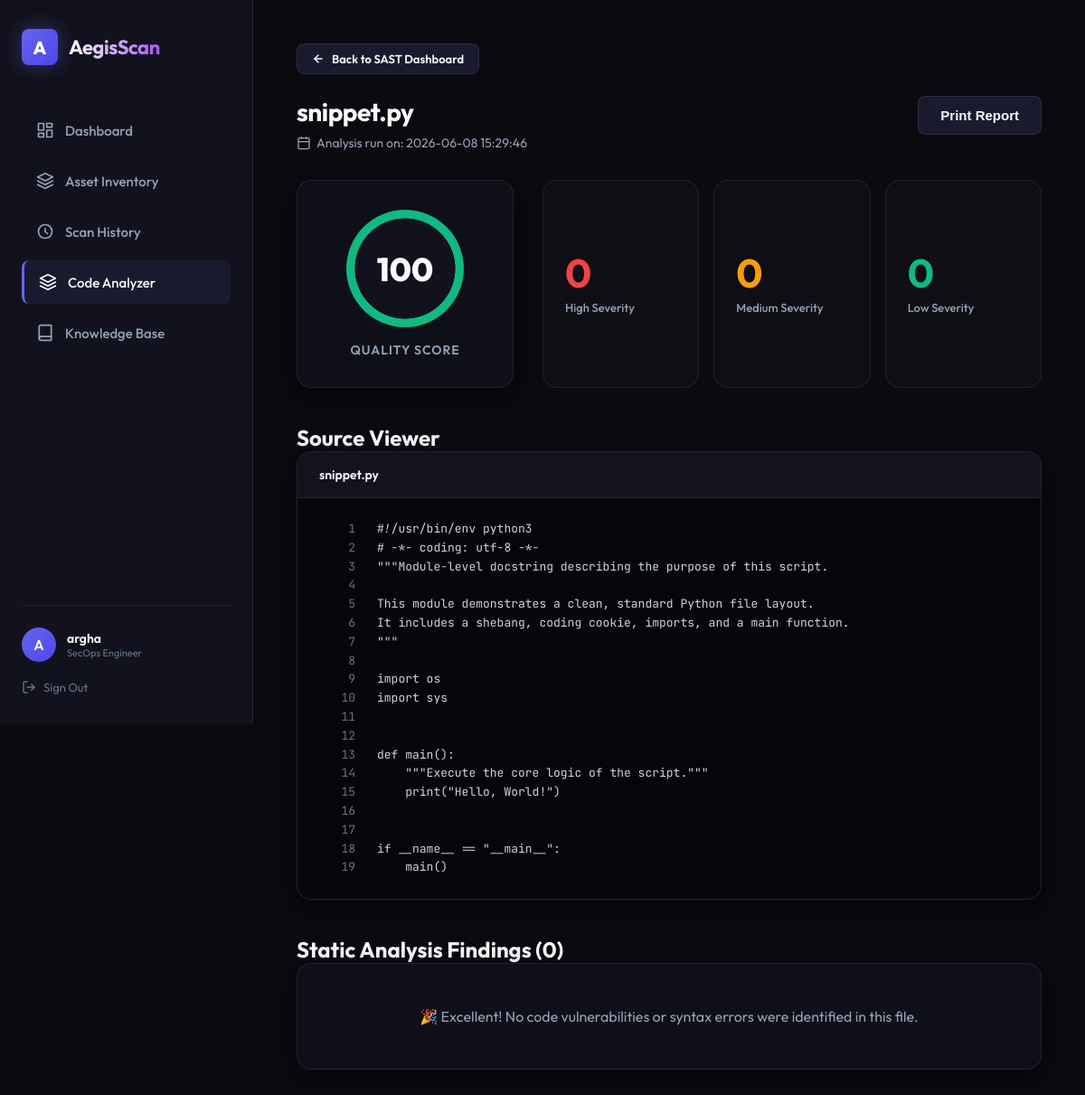
The app's page /sast/report/2 (signed in) with its own data.
### tables this page shows
CREATE TABLE sast_scans (
            id INTEGER PRIMARY KEY AUTOINCREMENT,
            user_id INTEGER NOT NULL,
            filename TEXT NOT NULL,
            source_code TEXT NOT NULL,
            score INTEGER DEFAULT 100,
            vuln_count_high INTEGER DEFAULT 0,
            vuln_count_medium INTEGER DEFAULT 0,
            vuln_count_low INTEGER DEFAULT 0,
            created_at TIMESTAMP DEFAULT CURRENT_TIMESTAMP,
            FOREIGN KEY (user_id) REFERENCES users(id) ON DELETE CASCADE
        );

### app.py (the view, shortened to what this page needs)
@app.route('/sast/report/<int:sast_id>')
@login_required
def view_sast_report(sast_id):
    user_id = session['user_id']
    conn = get_db_connection()
    cursor = conn.cursor()
    cursor.execute('SELECT * FROM sast_scans WHERE id = ? AND user_id = ?', (sast_id, user_id))
    scan = cursor.fetchone()
    if not scan:
        conn.close()
        flash('Code report not found or permission denied.', 'danger')
        return redirect(url_for('sast_dashboard'))
    cursor.execute('SELECT * FROM sast_issues WHERE sast_id = ? ORDER BY line_number ASC', (sast_id,))
    issues = cursor.fetchall()
    issues_with_collab = []
    conn.close()
    code_lines = scan['source_code'].splitlines()
    formatted_code = [{'number': i + 1, 'text': line} for i, line in enumerate(code_lines)]
    return render_template('sast_report.html', scan=scan, issues=issues_with_collab, formatted_code=formatted_code, active_page='sast')

### auth.py (called while the page is built)
def login_required(f):
    @wraps(f)
    def decorated_function(*args, **kwargs):
        if 'user_id' not in session:
            flash('Please log in to access this page.', 'danger')
            return redirect(url_for('auth.login'))
        return f(*args, **kwargs)
    return decorated_function

### database.py (called while the page is built)
def get_db_connection():
    conn = sqlite3.connect(DATABASE_PATH)
    conn.row_factory = sqlite3.Row
    conn.execute("PRAGMA foreign_keys = ON")
    return conn

### templates/sast_report.html (shortened to what this page needs)
{% extends 'layout.html' %}
{% block content %}
<div class="animate-fade-in">
  <div style="margin-bottom: 24px;">
    <a href="{{ url_for('sast_dashboard') }}" class="btn btn-secondary" style="padding: 8px 16px; font-size: 13px;">
      <svg width="14" height="14" viewBox="0 0 24 24" fill="none" stroke="currentColor" stroke-width="2.5" stroke-linecap="round" stroke-linejoin="round"><line x1="19" y1="12" x2="5" y2="12"></line><polyline points="12 19 5 12 12 5"></polyline></svg>
      Back to SAST Dashboard
    </a>
  </div>
  <div class="report-header">
    <div class="report-meta">
      <h1 class="report-target">{{ scan.filename }}</h1>
      <div class="report-date">
        <svg width="16" height="16" viewBox="0 0 24 24" fill="none" stroke="currentColor" stroke-width="2"><rect x="3" y="4" width="18" height="18" rx="2" ry="2"></rect><line x1="16" y1="2" x2="16" y2="6"></line><line x1="8" y1="2" x2="8" y2="6"></line><line x1="3" y1="10" x2="21" y2="10"></line></svg>
        Analysis run on: {{ scan.created_at }}
      </div>
    </div>
    <div class="action-buttons">
      <button onclick="window.print()" class="btn btn-secondary">Print Report</button>
    </div>
  </div>
  <div class="summary-grid">
    <div class="glass-card score-card">
      {% if scan.score >= 80 %}
        <div class="circular-progress score-circle-high">
      {% elif scan.score >= 50 %}
        <div class="circular-progress score-circle-medium">
      {% else %}
        <div class="circular-progress score-circle-low">
      {% endif %}
          <span class="circle-value">{{ scan.score }}</span>
        </div>
        <span class="score-label">Quality Score</span>
      </div>
      <div class="findings-overview">
        <div class="finding-box">
          <span class="finding-count high">{{ scan.vuln_count_high }}</span>
          <span class="finding-label">High Severity</span>
        </div>
        <div class="finding-box">
          <span class="finding-count medium">{{ scan.vuln_count_medium }}</span>
          <span class="finding-label">Medium Severity</span>
        </div>
        <div class="finding-box">
          <span class="finding-count low">{{ scan.vuln_count_low }}</span>
          <span class="finding-label">Low Severity</span>
        </div>
      </div>
    </div>
    <div class="section-header">
      <h2 class="section-title">Source Viewer</h2>
    </div>
    <div class="glass-card code-viewer-card">
      <div class="code-titlebar">{{ scan.filename }}</div>
      <div class="code-container">
        {% for line in formatted_code %}
          {% set line_has_issue = [] %}
          {% for issue in issues %}
            {% if issue.line_number == line.number %}
              {% set _ = line_has_issue.append(1) %}
            {% endif %}
          {% endfor %}
          <div class="code-line-row {% if line_has_issue %}has-issue{% endif %}" id="src-line-{{ line.number }}">
            <span class="code-line-num">{{ line.number }}</span>
            <span class="code-line-text">{{ line.text }}</span>
          </div>
        {% endfor %}
      </div>
    </div>
    <div class="section-header">
      <h2 class="section-title">Static Analysis Findings ({{ issues|length }})</h2>
    </div>
    {% for issue in issues %}
      <div class="glass-card issue-card severity-{{ issue.severity }}">
        <div class="issue-summary" onclick="toggleDetails('issue-details-{{ issue.id }}', 'arrow-{{ issue.id }}')">
          <div class="issue-title-group">
            {% if issue.severity == 'high' %}
              <span class="badge badge-high">High</span>
            {% elif issue.severity == 'medium' %}
              <span class="badge badge-medium">Medium</span>
            {% else %}
              <span class="badge badge-low">Low</span>
            {% endif %}
            <span class="issue-title">{{ issue.title }}</span>
            <span class="issue-line_number issue-line-badge">Line {{ issue.line_number }}</span>
            <span class="issue-category" style="font-size: 11px; text-transform: uppercase; letter-spacing: 0.5px; color: var(--text-muted); font-weight: 700; border: 1px solid var(--border-color); padding: 2px 6px; border-radius: 4px;">{{ issue.category }}</span>
          </div>
          <svg id="arrow-{{ issue.id }}" width="20" height="20" viewBox="0 0 24 24" fill="none" stroke="currentColor" stroke-width="2" stroke-linecap="round" stroke-linejoin="round" style="transform: rotate(0deg); transition: transform 0.2s;"><polyline points="6 9 12 15 18 9"></polyline></svg>
        </div>
        <div id="issue-details-{{ issue.id }}" class="issue-details" style="display: none;">
          <div>
            <div class="details-label">Description</div>
            <div class="details-text">{{ issue.description }}</div>
          </div>
          {% if issue.code_line %}
            <div>
              <div class="details-label">Vulnerable Code Highlight</div>
              <div class="code-preview-finding">
                {{ issue.code_line }}
              </div>
            </div>
          {% endif %}
          <div>
            <div class="details-label">Remediation Guide</div>
            <div class="remediation-box">
              {{ issue.remediation }}
            </div>
          </div>
          <div style="border-top: 1px solid var(--border-color); padding-top: 16px; margin-top: 16px;">
            <div class="details-label">Task Assignment & Remediation Status</div>
            <form action="{{ url_for('update_finding_task', finding_type='sast', finding_id=issue.id) }}" method="POST" style="display: flex; gap: 12px; align-items: flex-end; flex-wrap: wrap;">
              <input type="hidden" name="redirect_url" value="{{ request.path }}">
              <div style="display: flex; flex-direction: column; gap: 6px; min-width: 180px;">
                <span style="font-size: 11px; color: var(--text-secondary); text-transform: uppercase;">Assigned To</span>
                <input type="text" name="assigned_to" class="url-input" style="height: 38px; padding: 6px 12px; font-size: 13px; margin-bottom: 0;" value="{{ issue.task.assigned_to }}" placeholder="e.g. John Doe">
              </div>
              <div style="display: flex; flex-direction: column; gap: 6px; min-width: 140px;">
                <span style="font-size: 11px; color: var(--text-secondary); text-transform: uppercase;">Status</span>
                <select name="status" class="url-input" style="height: 38px; padding: 6px; font-size: 13px; background: rgba(0,0,0,0.2); margin-bottom: 0;">
                  <option value="Open" {% if issue.task.status == 'Open' %}selected{% endif %}>Open</option>
                  <option value="In Progress" {% if issue.task.status == 'In Progress' %}selected{% endif %}>In Progress</option>
                  <option value="Resolved" {% if issue.task.status == 'Resolved' %}selected{% endif %}>Resolved</option>
                </select>
              </div>
              <button type="submit" class="btn btn-secondary" style="height: 38px; padding: 0 16px; font-size: 13px;">Update Task</button>
            </form>
          </div>
          <div style="border-top: 1px solid var(--border-color); padding-top: 16px; margin-top: 16px;">
            <div class="details-label">Discussion Thread ({{ issue.comments|length }})</div>
            <div class="comments-list" style="display: flex; flex-direction: column; gap: 12px; margin-bottom: 16px;">
              {% for comment in issue.comments %}
                <div style="background: rgba(255,255,255,0.02); border: 1px solid var(--border-color); padding: 12px; border-radius: var(--radius-sm);">
                  <div style="display: flex; justify-content: space-between; font-size: 12px; margin-bottom: 6px; font-weight: 600;">
                    <span style="color: var(--primary);">@{{ comment.username }}</span>
                    <span style="color: var(--text-muted);">{{ comment.created_at }}</span>
                  </div>
                  <div style="font-size: 13px; color: var(--text-secondary); line-height: 1.4;">{{ comment.text }}</div>
                </div>
              {% endfor %}
            </div>
            <form action="{{ url_for('add_finding_comment', finding_type='sast', finding_id=issue.id) }}" method="POST" style="display: flex; gap: 12px; margin-bottom: 0;">
              <input type="hidden" name="redirect_url" value="{{ request.path }}">
              <input type="text" name="text" class="url-input" style="height: 38px; padding: 6px 12px; font-size: 13px; flex-grow: 1; margin-bottom: 0;" placeholder="Write a comment..." required autocomplete="off">
              <button type="submit" class="btn btn-primary" style="height: 38px; padding: 0 16px; font-size: 13px;">Post</button>
            </form>
          </div>
        </div>
      </div>
    {% else %}
      <div class="glass-card" style="text-align: center; padding: 48px; color: var(--text-secondary);">
        🎉 Excellent! No code vulnerabilities or syntax errors were identified in this file.
      </div>
    {% endfor %}
  </div>
{% endblock %}

### static/css/globals.css (style rules this page uses)
:root { --bg-primary: #0a0a0f; --bg-secondary: #12121e; --bg-tertiary: #1a1a2e; --border-color: rgba(255, 255, 255, 0.08); --border-hover: rgba(99, 102, 241, 0.3); --text-primary: #f8fafc; --text-secondary: #94a3b8; --text-muted: #64748b; --primary: #6366f1; --primary-gradient: linear-gradient(135deg, #6366f1 0%, #4f46e5 100%); --accent-purple: #a855f7; --severity-high: #ef4444; --severity-medium: #f59e0b; --severity-low: #10b981; --severity-info: #3b82f6; --font-sans: 'Outfit', -apple-system, BlinkMacSystemFont, "Segoe UI", Roboto, sans-serif; --font-mono: 'JetBrains Mono', monospace; --shadow-sm: 0 2px 8px rgba(0, 0, 0, 0.3); --shadow-md: 0 10px 30px rgba(0, 0, 0, 0.5); --glass-bg: rgba(18, 18, 30, 0.7); --glass-blur: blur(16px); --radius-sm: 8px; --radius-md: 16px; --radius-lg: 24px; }
* { box-sizing: border-box; padding: 0; margin: 0; scrollbar-width: thin; scrollbar-color: rgba(255, 255, 255, 0.1) transparent; }
body { min-height: 100vh; background-color: var(--bg-primary); color: var(--text-primary); font-family: var(--font-sans); overflow-x: hidden; display: flex; flex-direction: column; }
a { color: inherit; text-decoration: none; transition: all 0.2s cubic-bezier(0.4, 0, 0.2, 1); }
.btn { display: inline-flex; align-items: center; justify-content: center; gap: 8px; padding: 12px 24px; border-radius: var(--radius-sm); font-weight: 600; font-size: 15px; border: 1px solid transparent; cursor: pointer; transition: all 0.2s ease; }
.btn-secondary { background-color: var(--bg-tertiary); border-color: var(--border-color); color: var(--text-primary); }
.glass-card { background: var(--glass-bg); backdrop-filter: var(--glass-blur); border: 1px solid var(--border-color); border-radius: var(--radius-md); padding: 32px; box-shadow: var(--shadow-md); }
.animate-fade-in { animation: fadeIn 0.4s ease forwards; }

### records on screen
sast_scans: filename "snippet.py", created_at "2026-06-08 15:29:46", score "100", vuln_count_high "0", vuln_count_medium "0", vuln_count_low "0"

### other values on screen
{{ session.get('username')[0] | upper if session.get('username') else 'U' }} "A"
{{ session.get('username') }} "argha"
{{ line.number }} "1" "2" "3" "4" "5" "6" "7" "8" "9" "10" "11" "12" "13" "14" "15" "16" "17" "18" "19"
{{ line.text }} "#!/usr/bin/env python3" "# -*- coding: utf-8 -*-" "\"\"\"Module-level docstring describing the purpose of this script." "This module demonstrates a clean, standard Python file layout." "It includes a shebang, coding cookie, imports, and a main function." "\"\"\"" "import os" "import sys" "def main():" "\"\"\"Execute the core logic of the script.\"\"\"" "print(\"Hello, World!\")" "if __name__ == \"__main__\":" "main()"
{{ issues|length }} "0"
